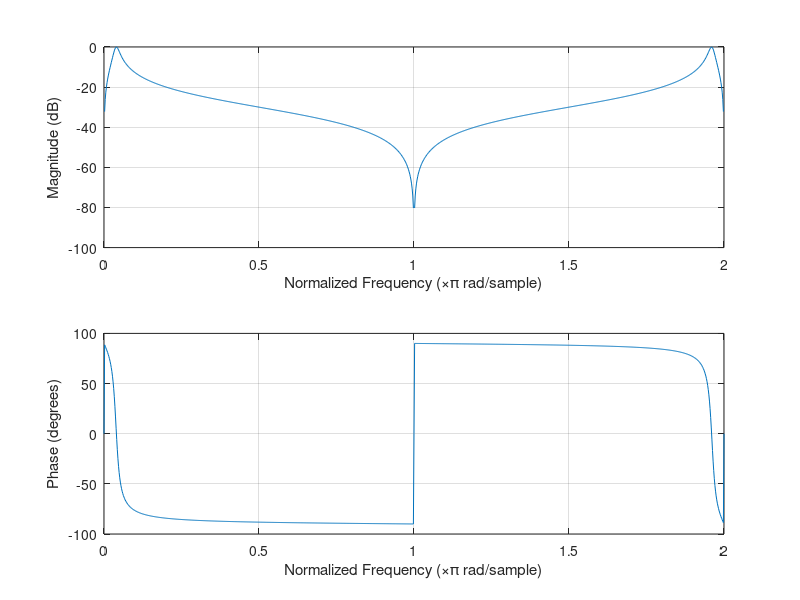
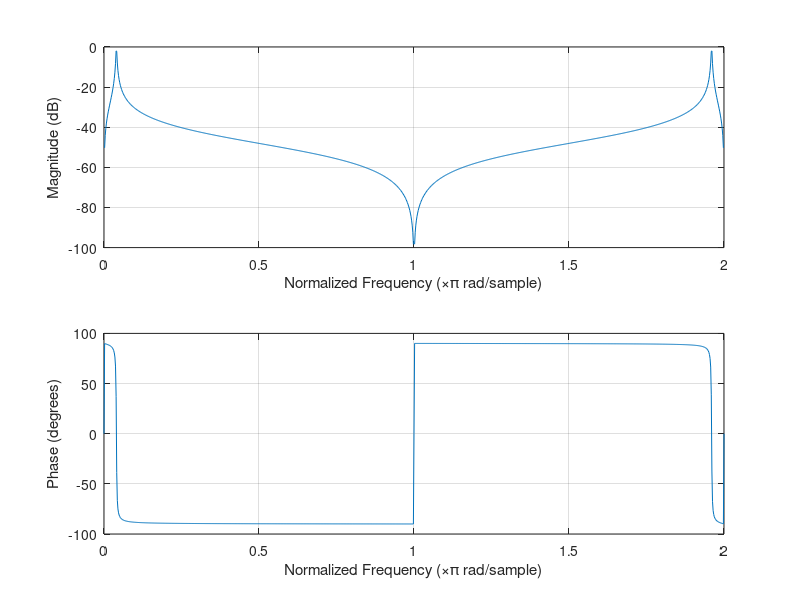

Write the MATLAB code that produced these figures, in order. (Note: this script raises an error after producing the figures.)
close all;
clear;
clc;

%%
% H3
b1 = [0.030469 0 -0.030469];
a1 = [1 -1.923772 0.939063];
% H4:
b2 = [0.003912 0 -0.003912];
a2 = [1 -1.976468 0.992177];

fs = 400;
%% 3-2-a
% H1:
figure('name', 'H1 response')
freqz(b1,a1,1024,'whole');
% H2:
figure('name', 'H2 response')
freqz(b2,a2,1024,'whole');

% Canonical Presentation
csys1  = canon(tf(b1 , a1),'companion')
csys2  = canon(tf(b2 , a2),'companion')

%% 3.2.b
N = 10e4;
n = 0:N;
x_step = ones(1, N + 1);

% H1
y_step = filter(b1, a1, x_step);

figure('Name', 'Step Response');
plot(n, y_step, "LineWidth", 1.5);
title("Step Response of Filter H1 in Time Domain");
xlabel("n");
ylabel("Amplitude");
xlim([0 1000]);
grid on;

settling_time_value = find(abs(y_step - y_step(end)) >= 0.01, 1, 'last') + 1;
fprintf("Setteling sample (H1): %d\n", settling_time_value);

% H2
y_step = filter(b2, a2, x_step);

figure('Name', 'Step Response');
plot(n, y_step, "LineWidth", 1.5);
title("Step Response of Filter H2 in Time Domain");
xlabel("n");
ylabel("Amplitude");
xlim([0 1000]);
grid on;

settling_time_value = find(abs(y_step - y_step(end)) >= 0.01, 1, 'last') + 1;
fprintf("Setteling sample (H2): %d\n", settling_time_value);
%% 3.2.c
f = [4, 8 ,12];
fs = 400;

t1 = 0:(1/fs):(2-1/fs);
t2 = 2:(1/fs):(4-1/fs);
t3 = 4:(1/fs):(6-1/fs);
x = [cos(2*pi*f(1)*t1),cos(2*pi*f(2)*t2),cos(2*pi*f(3)*t3)];

% H1:
figure('Name', 'H1');
subplot(2,1,1);
plot(x, "LineWidth", 1.5);
title("Input signal");
xlabel("n");
ylabel("Amplitude");
grid on;

y1 = filter(b1, a1, x);
subplot(2,1,2);
plot(y1, "LineWidth", 1.5);
title("Filtered Output (H1)");
xlabel("n");
ylabel("Amplitude");
grid on;

% H2:
figure('Name', 'H2');
subplot(2,1,1);
plot(x, "LineWidth", 1.5);
title("Input signal");
xlabel("n");
ylabel("Amplitude");
grid on;

y2 = filter(b2, a2, x);
subplot(2,1,2);
plot(y2, "LineWidth", 1.5);
title("Filtered Output (H2)");
xlabel("n");
ylabel("Amplitude");
grid on;

%% 3.2.d
N = 300;
n = 0:N;

impr1 = impz(b1,a1,n);
impr2 = impz(b2,a2,n);

[max_h1, indx] = max(impr1);

[max_h2, indx] = max(impr2);
fprintf("Max H1: %f\nMax H2: %f\n", max_h1, max_h2)

figure('name', "Impulse Res H1")
plot(n, abs(impr1), 'LineWidth', 1.5);
grid on;
xlabel('time');
ylabel('|H1(z)|');
title('Impulse Response H1');


figure('name', "Impulse Res H2")
plot(n, abs(impr2), 'LineWidth', 1.5);
grid on;
xlabel('time');
ylabel('|H2(z)|');
title('Impulse Response H2');

%% 3.2.f-g
fs  = 400;
Nf = 4096;
[h1, w1] = freqz(b1, a1, Nf);
[h2, w2] = freqz(b2, a2, Nf);

% Plotting frequency response of H1 and H2
figure('name', "Peaking Filter Responses")
plot(w1/pi*fs/2, abs(h1), 'LineWidth', 1.5);
xlim([0, 20]);
grid on;
xlabel('freq'); 
ylabel('|H(f)|'); 
hold on;
title('Frequency Responses of H1 and H2');
plot(w2/pi*fs/2, abs(h2), '--', 'LineWidth', 1.5);

% Finding section of array which resides in the bandwidth of response
bw1 = find(abs(abs(h1) - .5^.5*max(abs(h1))) < 0.02);
bw2 = find(abs(abs(h2) - .5^.5*max(abs(h2))) < 0.02);

fli1 = bw1(1); % F_l_1 index
fhi1 = bw1(end); % F_h_1 index

fli2 = bw2(1); % F_l_2 index
fhi2 = bw2(end); % F_h_2 index

plot(w1(fli1)/pi*fs/2, abs(h1(fli1)), 'ro', 'LineWidth', 1.5);
plot(w1(fhi1)/pi*fs/2, abs(h1(fhi1)), 'ro', 'LineWidth', 1.5);

plot(w2(fli2)/pi*fs/2, abs(h2(fli2)), 'ko', 'LineWidth', 1.5);
plot(w2(fhi2)/pi*fs/2, abs(h2(fhi2)), 'ko', 'LineWidth', 1.5);


legend('H1(f) Δf = 4', 'H2(f) Δf = 0.5','fL_1','fH_1','fL_2','fH_2', 'Location','best');

fprintf("H1:\nFh-Fl=%f\n\nH2:\nFh-Fl=%f\n", (fhi1-fli1)*(fs/Nf/2), (fhi2-fli2)*(fs/Nf/2))